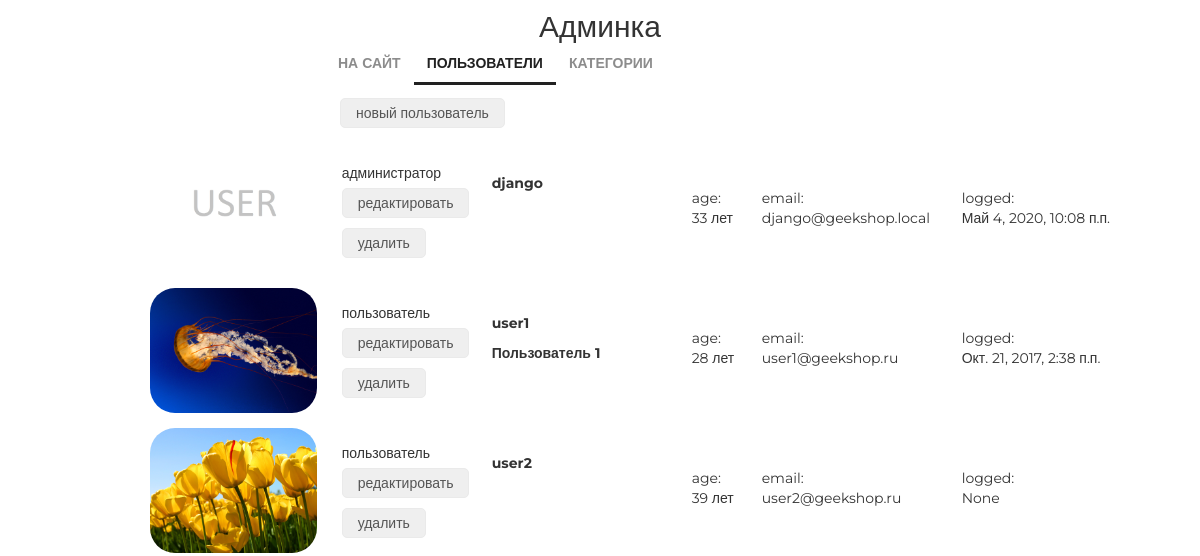
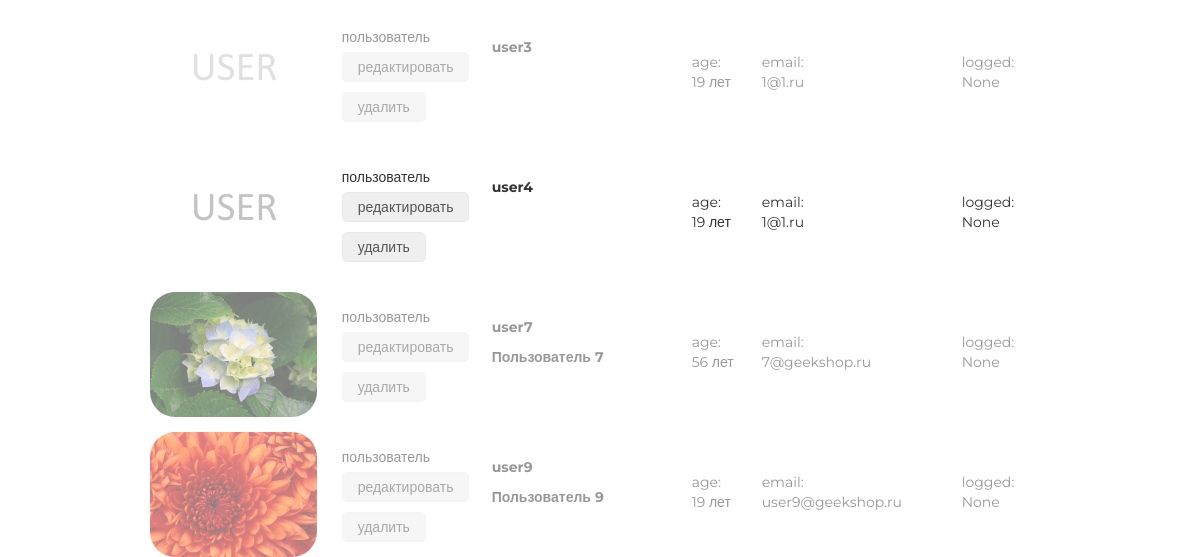
Before: /admin/users/read/ (signed in) with the older database file (2 pictures, top to bottom).
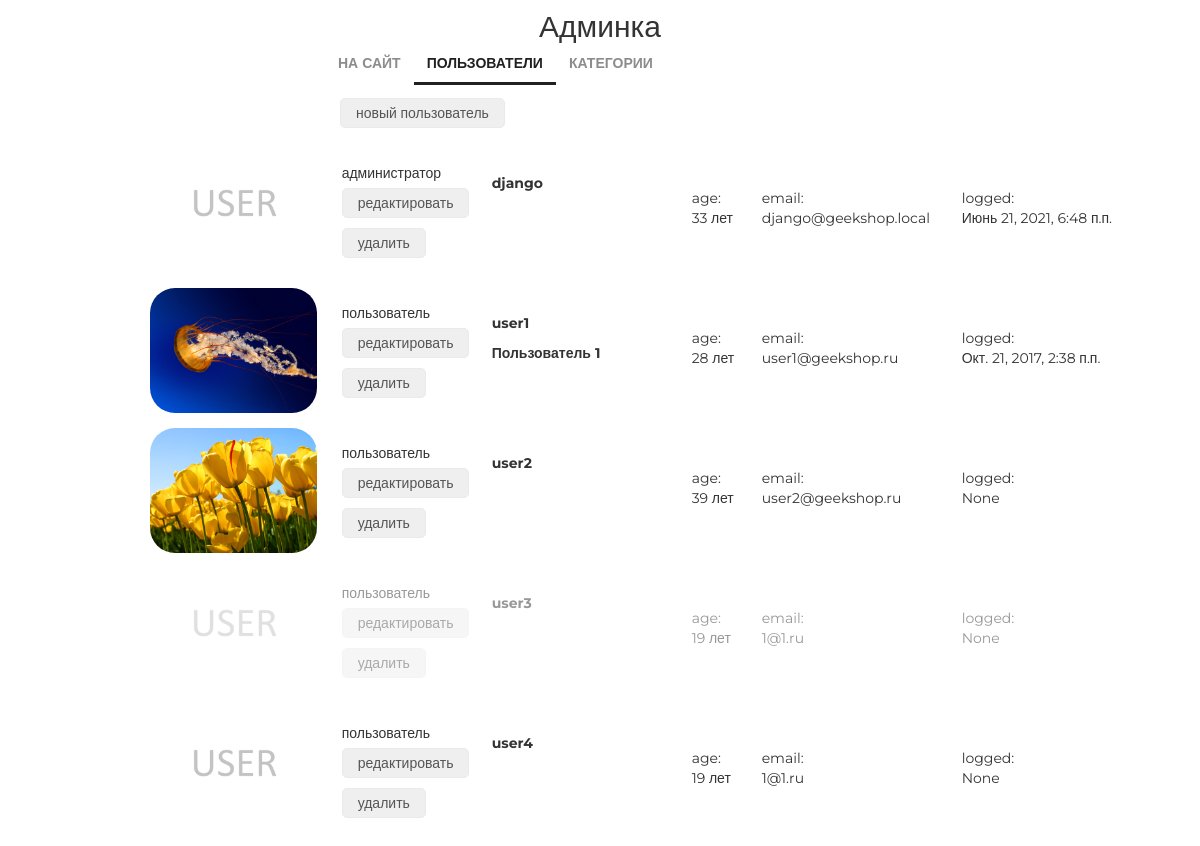
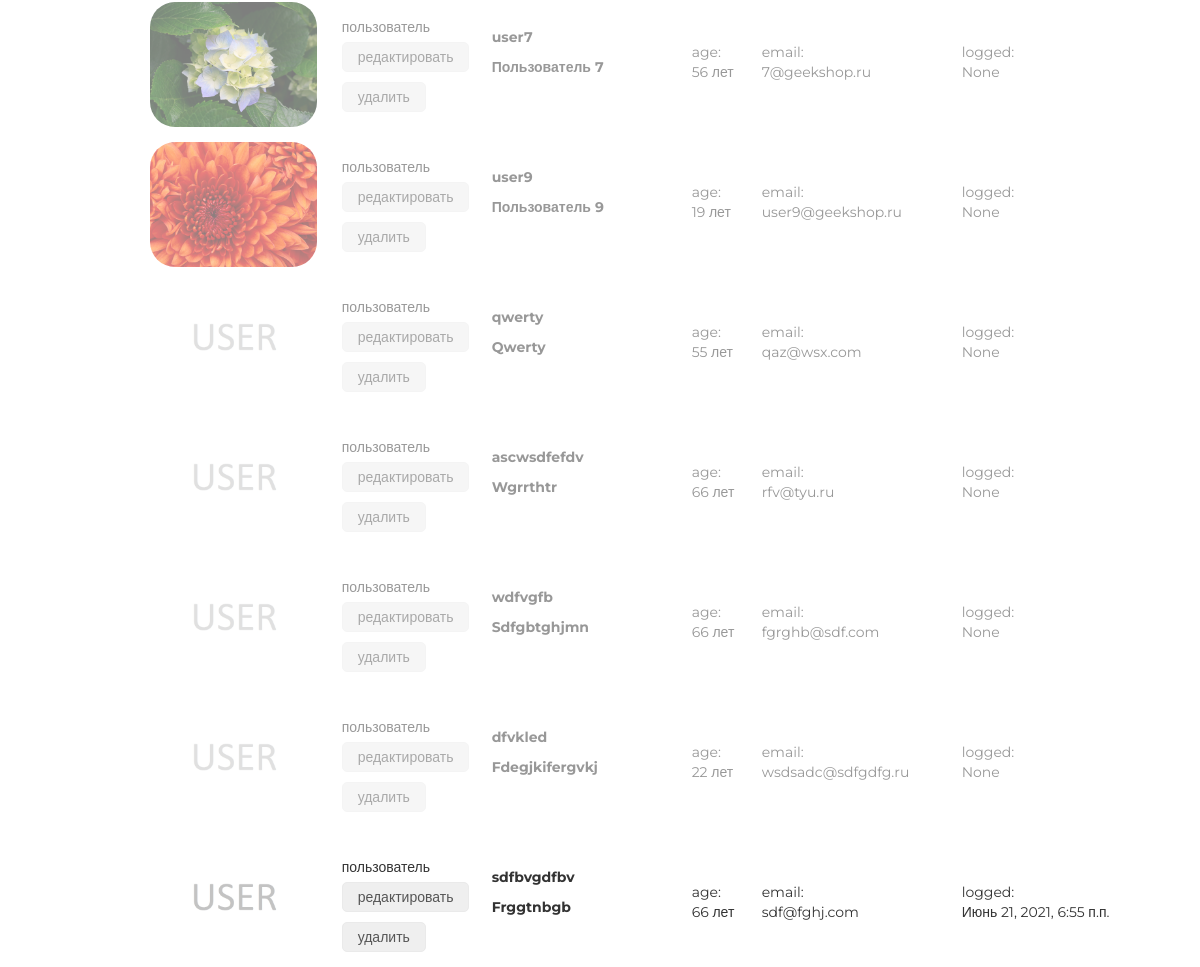
After: the same page with the newer database file (2 pictures, top to bottom).
### authapp/models.py (models this page shows, shortened)
class ShopUser(AbstractUser):
    avatar = models.ImageField(upload_to='users_avatars', blank=True)
    age = models.PositiveIntegerField(verbose_name='возраст')
    activation_key = models.CharField(max_length=128, blank=True)
    activation_key_created = models.DateTimeField(auto_now_add=True, blank=True, null=True)

### adminapp/views.py (the view)
class UsersListView(ListView):
    model = ShopUser
    template_name = 'adminapp/users.html'
    @method_decorator(user_passes_test(lambda u: u.is_superuser))
    def dispatch(self, *args, **kwargs):
        return super(UsersListView,  self).dispatch(*args, **kwargs)

### adminapp/templatetags/my_tags.py (called while the page is built)
@register.filter(name='media_folder_users')
def media_folder_users(string):
    if not string:
        string = 'users_avatars/default.jpg'
    new_string = "{}{}".format(URL_PREFIX, string)
    return new_string

### adminapp/templates/adminapp/users.html (shortened to what this page needs)
{% extends 'adminapp/base.html' %}
{% load static %}
{% load my_tags %}
{% block content %}
    <div class="users_list">
		<button class="new_user">
			<a href={% url 'admin:user_create' %}>новый пользователь</a>
		</button>
		{% for object in object_list %}
			<div class="user_record {% if not object.is_active %}not_active{% endif %}">
				<img src="{{ object.avatar|media_folder_users }}" alt="{{ object.username }}">
				<div class="user_role">
					{% if object.is_superuser %}администратор{% else %}пользователь{% endif %}
					<button>
						<a href={% url 'admin:user_update' object.pk %}>редактировать</a>
					</button>
					<button>
						<a href={% url 'admin:user_delete' object.pk %}>удалить</a>
					</button>
				</div>
				<div class="user_name">
					<p>
						<strong>{{ object.username }}</strong>
					</p>
					<p>
					{% if object.first_name %}
						<b>{{ object.first_name|title }}</b>
					{% endif %}
					</p>
				</div>
				<div class="user_age">
					age:<br>
					{{ object.age }} лет
				</div>
				<div class="user_email">
					email:<br>
					{{ object.email }}
				</div>
				<div class="user_lastlogin">
					logged:<br>
					{{ object.last_login }}
				</div>
			</div>
		{% endfor%}
	</div>
{% endblock %}

### adminapp/templates/adminapp/base.html (shortened to what this page needs)
<!DOCTYPE html>
{% load static %}
<html>
<head>
    {% block css %}
        <link rel="stylesheet" type="text/css" href="{% static 'css/bootstrap.min.css' %}">
        <link rel="stylesheet" type="text/css" href="{% static 'css/style.css' %}">
        <link rel="stylesheet" href="{% static 'fonts/font-awesome/css/font-awesome.css' %}">
    {% endblock %}
</head>
<body>
	<div class="admin_container">
        <div class="h2 text-center head">
            Админка
        </div>
        {% block menu %}
            <div class="admin_menu">
                {% include 'adminapp/includes/inc_menu.html' %}
            </div>
        {% endblock %}
        {% block content %}
        {% endblock %}
	</div>
</body>
</html>

### adminapp/templates/adminapp/includes/inc_menu.html
<ul class="menu">
    <li><a href="{% url 'main' %}">на сайт</a></li>
    <li>
        <a href="{% url 'admin:users' %}" class="{% if request.resolver_match.url_name == 'users' %}active{% endif %}">
            пользователи
        </a>
    </li>
    <li>
        <a href="{% url 'admin:categories' %}"
        class="{% if request.resolver_match.url_name == 'categories' or category.name %}active{% endif %}">
            категории{% if category %}:<span>{{ category.name }}</span>{% endif %}
        </a>
    </li>
</ul>

### static/css/style.css (style rules this page uses)
* { margin: 0; padding: 0; }
body { font-family: 'Montserrat', sans-serif; }
html, body { height: 100%; }
.users_list { margin-left: 150px; }
.users_list a { color: #555; text-decoration: none; }
.users_list .new_user { margin-left: 190px; }
.users_list button { border: 1px solid #eaeaea; border-radius: 5px; height: 30px; margin: 5px auto; padding: 0 15px; }
.user_record { height: 125px; margin: 15px auto; position: relative; }
.user_record.not_active { opacity: 0.5; }
.user_record img { display: block; float: left; height: 125px; border-radius: 25px; }
.user_record .user_name { display: block; float: left; margin-top: 15px; margin-left: 25px; width: 175px; }
.user_record .user_name p { margin: 10px auto; }
.user_record .user_email { display: block; float: left; margin-top: 40px; margin-left: 25px; width: 175px; }
.user_record .user_age { display: block; float: left; margin-top: 40px; margin-left: 25px; width: 45px; }
.user_record .user_role { display: block; float: left; margin-top: 15px; margin-left: 25px; width: 125px; }
.user_record .user_lastlogin { display: block; float: left; margin-top: 40px; margin-left: 25px; width: 175px; }
.admin_container .h2 { margin-top: 10px; }
.admin_menu { display: block; left: 15px; top: 20px; height: 40px; width: 100%; }
.admin_menu ul.menu { display: block; float: none; width: 550px; height: 50px; margin: auto; color: #555; }
.menu { list-style-type: none; margin-top: 67px; float: right; }
.menu li { float: left; }
.menu a { color: #8c8c8c; font-size: 14px; font-weight: 700; text-align: right; text-transform: uppercase; text-decoration: none; padding: 10px 13px; }
.menu .active { color: #212121; font-weight: 700; border-bottom: 3px solid #212121; }

Changed rows visible on the page:
changed ShopUser "django": last_login "Май 4, 2020, 10:08 п.п." → "Июнь 21, 2021, 6:48 п.п."
added ShopUser: is_superuser "пользователь", username "qwerty", first_name "Qwerty", age "55", email "qaz@wsx.com", last_login "None"
added ShopUser: is_superuser "пользователь", username "ascwsdfefdv", first_name "Wgrrthtr", age "66", email "rfv@tyu.ru", last_login "None"
added ShopUser: is_superuser "пользователь", username "wdfvgfb", first_name "Sdfgbtghjmn", age "66", email "fgrghb@sdf.com", last_login "None"
added ShopUser: is_superuser "пользователь", username "dfvkled", first_name "Fdegjkifergvkj", age "22", email "wsdsadc@sdfgdfg.ru", last_login "None"
added ShopUser: is_superuser "пользователь", username "sdfbvgdfbv", first_name "Frggtnbgb", age "66", email "sdf@fghj.com", last_login "Июнь 21, 2021, 6:55 п.п.", is_active True (drawn)
